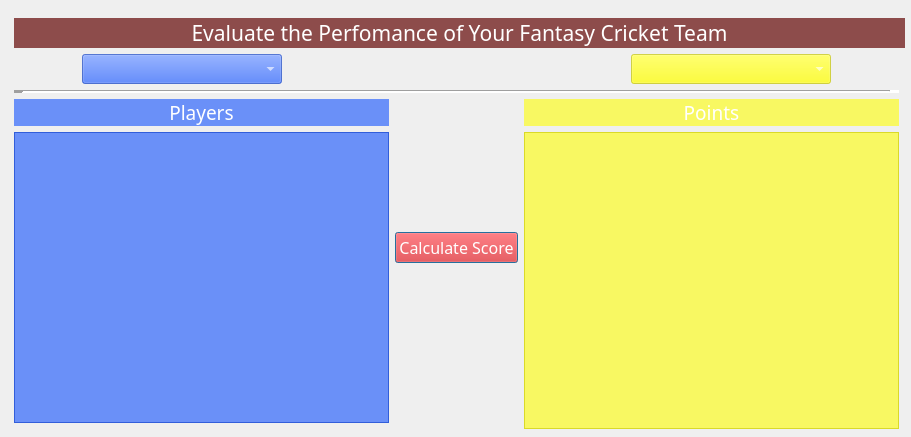
<?xml version="1.0" encoding="UTF-8"?>
<ui version="4.0">
 <class>Dialog</class>
 <widget class="QDialog" name="Dialog">
  <property name="windowModality">
   <enum>Qt::NonModal</enum>
  </property>
  <property name="geometry">
   <rect>
    <x>0</x>
    <y>0</y>
    <width>911</width>
    <height>437</height>
   </rect>
  </property>
  <property name="minimumSize">
   <size>
    <width>911</width>
    <height>437</height>
   </size>
  </property>
  <property name="maximumSize">
   <size>
    <width>911</width>
    <height>437</height>
   </size>
  </property>
  <property name="windowTitle">
   <string>Fantasy Cricket</string>
  </property>
  <property name="windowIcon">
   <iconset>
    <normaloff>IMAGES/logo.png</normaloff>IMAGES/logo.png</iconset>
  </property>
  <property name="modal">
   <bool>true</bool>
  </property>
  <widget class="QLabel" name="BackgroundLbl">
   <property name="geometry">
    <rect>
     <x>0</x>
     <y>0</y>
     <width>911</width>
     <height>441</height>
    </rect>
   </property>
   <property name="text">
    <string/>
   </property>
   <property name="pixmap">
    <pixmap>IMAGES/ground3.jpg</pixmap>
   </property>
   <property name="scaledContents">
    <bool>true</bool>
   </property>
  </widget>
  <widget class="QWidget" name="layoutWidget">
   <property name="geometry">
    <rect>
     <x>14</x>
     <y>18</y>
     <width>891</width>
     <height>411</height>
    </rect>
   </property>
   <layout class="QGridLayout" name="EvaluateGrid">
    <item row="1" column="0">
     <layout class="QHBoxLayout" name="ComboLayot">
      <item>
       <spacer name="horizontalSpacer1">
        <property name="orientation">
         <enum>Qt::Horizontal</enum>
        </property>
        <property name="sizeHint" stdset="0">
         <size>
          <width>18</width>
          <height>20</height>
         </size>
        </property>
       </spacer>
      </item>
      <item>
       <widget class="QComboBox" name="SelectCombo">
        <property name="sizePolicy">
         <sizepolicy hsizetype="Preferred" vsizetype="Preferred">
          <horstretch>0</horstretch>
          <verstretch>0</verstretch>
         </sizepolicy>
        </property>
        <property name="minimumSize">
         <size>
          <width>200</width>
          <height>30</height>
         </size>
        </property>
        <property name="font">
         <font>
          <family>Comic Sans MS</family>
          <pointsize>12</pointsize>
          <weight>75</weight>
          <bold>true</bold>
         </font>
        </property>
        <property name="focusPolicy">
         <enum>Qt::ClickFocus</enum>
        </property>
        <property name="styleSheet">
         <string notr="true">color: rgb(255, 255, 255);
background-color: rgb(14, 78, 255,150);</string>
        </property>
        <property name="sizeAdjustPolicy">
         <enum>QComboBox::AdjustToContents</enum>
        </property>
       </widget>
      </item>
      <item>
       <spacer name="horizontalSpacer2">
        <property name="orientation">
         <enum>Qt::Horizontal</enum>
        </property>
        <property name="sizeHint" stdset="0">
         <size>
          <width>18</width>
          <height>20</height>
         </size>
        </property>
       </spacer>
      </item>
      <item>
       <spacer name="horizontalSpacer3">
        <property name="orientation">
         <enum>Qt::Horizontal</enum>
        </property>
        <property name="sizeHint" stdset="0">
         <size>
          <width>18</width>
          <height>20</height>
         </size>
        </property>
       </spacer>
      </item>
      <item>
       <spacer name="horizontalSpacer4">
        <property name="orientation">
         <enum>Qt::Horizontal</enum>
        </property>
        <property name="sizeHint" stdset="0">
         <size>
          <width>18</width>
          <height>20</height>
         </size>
        </property>
       </spacer>
      </item>
      <item>
       <spacer name="horizontalSpacer5">
        <property name="orientation">
         <enum>Qt::Horizontal</enum>
        </property>
        <property name="sizeHint" stdset="0">
         <size>
          <width>18</width>
          <height>20</height>
         </size>
        </property>
       </spacer>
      </item>
      <item>
       <spacer name="horizontalSpacer6">
        <property name="orientation">
         <enum>Qt::Horizontal</enum>
        </property>
        <property name="sizeHint" stdset="0">
         <size>
          <width>18</width>
          <height>20</height>
         </size>
        </property>
       </spacer>
      </item>
      <item>
       <widget class="QComboBox" name="MatchCombo">
        <property name="sizePolicy">
         <sizepolicy hsizetype="Preferred" vsizetype="Preferred">
          <horstretch>0</horstretch>
          <verstretch>0</verstretch>
         </sizepolicy>
        </property>
        <property name="minimumSize">
         <size>
          <width>200</width>
          <height>30</height>
         </size>
        </property>
        <property name="font">
         <font>
          <family>Comic Sans MS</family>
          <pointsize>12</pointsize>
          <weight>75</weight>
          <bold>true</bold>
         </font>
        </property>
        <property name="focusPolicy">
         <enum>Qt::ClickFocus</enum>
        </property>
        <property name="styleSheet">
         <string notr="true">color: rgb(255, 255, 255);
background-color: rgba(255, 255, 0, 150);</string>
        </property>
        <property name="sizeAdjustPolicy">
         <enum>QComboBox::AdjustToContents</enum>
        </property>
       </widget>
      </item>
      <item>
       <spacer name="horizontalSpacer7">
        <property name="orientation">
         <enum>Qt::Horizontal</enum>
        </property>
        <property name="sizeHint" stdset="0">
         <size>
          <width>18</width>
          <height>20</height>
         </size>
        </property>
       </spacer>
      </item>
     </layout>
    </item>
    <item row="3" column="0">
     <layout class="QGridLayout" name="ListsGrid">
      <item row="1" column="1">
       <layout class="QGridLayout" name="TrophyGrid">
        <item row="5" column="0">
         <spacer name="verticalSpacer3">
          <property name="orientation">
           <enum>Qt::Vertical</enum>
          </property>
          <property name="sizeHint" stdset="0">
           <size>
            <width>20</width>
            <height>40</height>
           </size>
          </property>
         </spacer>
        </item>
        <item row="1" column="0">
         <widget class="QLabel" name="TrophyImgLbl">
          <property name="text">
           <string/>
          </property>
          <property name="pixmap">
           <pixmap>IMAGES/evaluate1.png</pixmap>
          </property>
          <property name="scaledContents">
           <bool>false</bool>
          </property>
          <property name="alignment">
           <set>Qt::AlignCenter</set>
          </property>
         </widget>
        </item>
        <item row="0" column="0">
         <spacer name="verticalSpacer1">
          <property name="orientation">
           <enum>Qt::Vertical</enum>
          </property>
          <property name="sizeHint" stdset="0">
           <size>
            <width>20</width>
            <height>40</height>
           </size>
          </property>
         </spacer>
        </item>
        <item row="3" column="0">
         <spacer name="verticalSpacer2">
          <property name="orientation">
           <enum>Qt::Vertical</enum>
          </property>
          <property name="sizeHint" stdset="0">
           <size>
            <width>20</width>
            <height>40</height>
           </size>
          </property>
         </spacer>
        </item>
        <item row="2" column="0">
         <widget class="QPushButton" name="CalcScoreBtn">
          <property name="palette">
           <palette>
            <active>
             <colorrole role="WindowText">
              <brush brushstyle="SolidPattern">
               <color alpha="255">
                <red>255</red>
                <green>255</green>
                <blue>255</blue>
               </color>
              </brush>
             </colorrole>
             <colorrole role="Button">
              <brush brushstyle="SolidPattern">
               <color alpha="255">
                <red>255</red>
                <green>1</green>
                <blue>1</blue>
               </color>
              </brush>
             </colorrole>
             <colorrole role="Light">
              <brush brushstyle="SolidPattern">
               <color alpha="255">
                <red>42</red>
                <green>162</green>
                <blue>15</blue>
               </color>
              </brush>
             </colorrole>
             <colorrole role="Midlight">
              <brush brushstyle="SolidPattern">
               <color alpha="255">
                <red>35</red>
                <green>135</green>
                <blue>12</blue>
               </color>
              </brush>
             </colorrole>
             <colorrole role="Dark">
              <brush brushstyle="SolidPattern">
               <color alpha="255">
                <red>14</red>
                <green>54</green>
                <blue>5</blue>
               </color>
              </brush>
             </colorrole>
             <colorrole role="Mid">
              <brush brushstyle="SolidPattern">
               <color alpha="255">
                <red>18</red>
                <green>72</green>
                <blue>6</blue>
               </color>
              </brush>
             </colorrole>
             <colorrole role="Text">
              <brush brushstyle="SolidPattern">
               <color alpha="255">
                <red>255</red>
                <green>255</green>
                <blue>255</blue>
               </color>
              </brush>
             </colorrole>
             <colorrole role="BrightText">
              <brush brushstyle="SolidPattern">
               <color alpha="255">
                <red>255</red>
                <green>255</green>
                <blue>255</blue>
               </color>
              </brush>
             </colorrole>
             <colorrole role="ButtonText">
              <brush brushstyle="SolidPattern">
               <color alpha="255">
                <red>255</red>
                <green>255</green>
                <blue>255</blue>
               </color>
              </brush>
             </colorrole>
             <colorrole role="Base">
              <brush brushstyle="SolidPattern">
               <color alpha="255">
                <red>255</red>
                <green>1</green>
                <blue>1</blue>
               </color>
              </brush>
             </colorrole>
             <colorrole role="Window">
              <brush brushstyle="SolidPattern">
               <color alpha="255">
                <red>255</red>
                <green>1</green>
                <blue>1</blue>
               </color>
              </brush>
             </colorrole>
             <colorrole role="Shadow">
              <brush brushstyle="SolidPattern">
               <color alpha="255">
                <red>0</red>
                <green>0</green>
                <blue>0</blue>
               </color>
              </brush>
             </colorrole>
             <colorrole role="AlternateBase">
              <brush brushstyle="SolidPattern">
               <color alpha="255">
                <red>14</red>
                <green>54</green>
                <blue>5</blue>
               </color>
              </brush>
             </colorrole>
             <colorrole role="ToolTipBase">
              <brush brushstyle="SolidPattern">
               <color alpha="255">
                <red>255</red>
                <green>255</green>
                <blue>220</blue>
               </color>
              </brush>
             </colorrole>
             <colorrole role="ToolTipText">
              <brush brushstyle="SolidPattern">
               <color alpha="255">
                <red>0</red>
                <green>0</green>
                <blue>0</blue>
               </color>
              </brush>
             </colorrole>
             <colorrole role="PlaceholderText">
              <brush brushstyle="SolidPattern">
               <color alpha="128">
                <red>255</red>
                <green>255</green>
                <blue>255</blue>
               </color>
              </brush>
             </colorrole>
            </active>
            <inactive>
             <colorrole role="WindowText">
              <brush brushstyle="SolidPattern">
               <color alpha="255">
                <red>255</red>
                <green>255</green>
                <blue>255</blue>
               </color>
              </brush>
             </colorrole>
             <colorrole role="Button">
              <brush brushstyle="SolidPattern">
               <color alpha="255">
                <red>255</red>
                <green>1</green>
                <blue>1</blue>
               </color>
              </brush>
             </colorrole>
             <colorrole role="Light">
              <brush brushstyle="SolidPattern">
               <color alpha="255">
                <red>42</red>
                <green>162</green>
                <blue>15</blue>
               </color>
              </brush>
             </colorrole>
             <colorrole role="Midlight">
              <brush brushstyle="SolidPattern">
               <color alpha="255">
                <red>35</red>
                <green>135</green>
                <blue>12</blue>
               </color>
              </brush>
             </colorrole>
             <colorrole role="Dark">
              <brush brushstyle="SolidPattern">
               <color alpha="255">
                <red>14</red>
                <green>54</green>
                <blue>5</blue>
               </color>
              </brush>
             </colorrole>
             <colorrole role="Mid">
              <brush brushstyle="SolidPattern">
               <color alpha="255">
                <red>18</red>
                <green>72</green>
                <blue>6</blue>
               </color>
              </brush>
             </colorrole>
             <colorrole role="Text">
              <brush brushstyle="SolidPattern">
               <color alpha="255">
                <red>255</red>
                <green>255</green>
                <blue>255</blue>
               </color>
              </brush>
             </colorrole>
             <colorrole role="BrightText">
              <brush brushstyle="SolidPattern">
               <color alpha="255">
                <red>255</red>
                <green>255</green>
                <blue>255</blue>
               </color>
              </brush>
             </colorrole>
             <colorrole role="ButtonText">
              <brush brushstyle="SolidPattern">
               <color alpha="255">
                <red>255</red>
                <green>255</green>
                <blue>255</blue>
               </color>
              </brush>
             </colorrole>
             <colorrole role="Base">
              <brush brushstyle="SolidPattern">
               <color alpha="255">
                <red>255</red>
                <green>1</green>
                <blue>1</blue>
               </color>
              </brush>
             </colorrole>
             <colorrole role="Window">
              <brush brushstyle="SolidPattern">
               <color alpha="255">
                <red>255</red>
                <green>1</green>
                <blue>1</blue>
               </color>
              </brush>
             </colorrole>
             <colorrole role="Shadow">
              <brush brushstyle="SolidPattern">
               <color alpha="255">
                <red>0</red>
                <green>0</green>
                <blue>0</blue>
               </color>
              </brush>
             </colorrole>
             <colorrole role="AlternateBase">
              <brush brushstyle="SolidPattern">
               <color alpha="255">
                <red>14</red>
                <green>54</green>
                <blue>5</blue>
               </color>
              </brush>
             </colorrole>
             <colorrole role="ToolTipBase">
              <brush brushstyle="SolidPattern">
               <color alpha="255">
                <red>255</red>
                <green>255</green>
                <blue>220</blue>
               </color>
              </brush>
             </colorrole>
             <colorrole role="ToolTipText">
              <brush brushstyle="SolidPattern">
               <color alpha="255">
                <red>0</red>
                <green>0</green>
                <blue>0</blue>
               </color>
              </brush>
             </colorrole>
             <colorrole role="PlaceholderText">
              <brush brushstyle="SolidPattern">
               <color alpha="128">
                <red>255</red>
                <green>255</green>
                <blue>255</blue>
               </color>
              </brush>
             </colorrole>
            </inactive>
            <disabled>
             <colorrole role="WindowText">
              <brush brushstyle="SolidPattern">
               <color alpha="255">
                <red>14</red>
                <green>54</green>
                <blue>5</blue>
               </color>
              </brush>
             </colorrole>
             <colorrole role="Button">
              <brush brushstyle="SolidPattern">
               <color alpha="255">
                <red>255</red>
                <green>1</green>
                <blue>1</blue>
               </color>
              </brush>
             </colorrole>
             <colorrole role="Light">
              <brush brushstyle="SolidPattern">
               <color alpha="255">
                <red>42</red>
                <green>162</green>
                <blue>15</blue>
               </color>
              </brush>
             </colorrole>
             <colorrole role="Midlight">
              <brush brushstyle="SolidPattern">
               <color alpha="255">
                <red>35</red>
                <green>135</green>
                <blue>12</blue>
               </color>
              </brush>
             </colorrole>
             <colorrole role="Dark">
              <brush brushstyle="SolidPattern">
               <color alpha="255">
                <red>14</red>
                <green>54</green>
                <blue>5</blue>
               </color>
              </brush>
             </colorrole>
             <colorrole role="Mid">
              <brush brushstyle="SolidPattern">
               <color alpha="255">
                <red>18</red>
                <green>72</green>
                <blue>6</blue>
               </color>
              </brush>
             </colorrole>
             <colorrole role="Text">
              <brush brushstyle="SolidPattern">
               <color alpha="255">
                <red>14</red>
                <green>54</green>
                <blue>5</blue>
               </color>
              </brush>
             </colorrole>
             <colorrole role="BrightText">
              <brush brushstyle="SolidPattern">
               <color alpha="255">
                <red>255</red>
                <green>255</green>
                <blue>255</blue>
               </color>
              </brush>
             </colorrole>
             <colorrole role="ButtonText">
              <brush brushstyle="SolidPattern">
               <color alpha="255">
                <red>14</red>
                <green>54</green>
                <blue>5</blue>
               </color>
              </brush>
             </colorrole>
             <colorrole role="Base">
              <brush brushstyle="SolidPattern">
               <color alpha="255">
                <red>255</red>
                <green>1</green>
                <blue>1</blue>
               </color>
              </brush>
             </colorrole>
             <colorrole role="Window">
              <brush brushstyle="SolidPattern">
               <color alpha="255">
                <red>255</red>
                <green>1</green>
                <blue>1</blue>
               </color>
              </brush>
             </colorrole>
             <colorrole role="Shadow">
              <brush brushstyle="SolidPattern">
               <color alpha="255">
                <red>0</red>
                <green>0</green>
                <blue>0</blue>
               </color>
              </brush>
             </colorrole>
             <colorrole role="AlternateBase">
              <brush brushstyle="SolidPattern">
               <color alpha="255">
                <red>28</red>
                <green>108</green>
                <blue>10</blue>
               </color>
              </brush>
             </colorrole>
             <colorrole role="ToolTipBase">
              <brush brushstyle="SolidPattern">
               <color alpha="255">
                <red>255</red>
                <green>255</green>
                <blue>220</blue>
               </color>
              </brush>
             </colorrole>
             <colorrole role="ToolTipText">
              <brush brushstyle="SolidPattern">
               <color alpha="255">
                <red>0</red>
                <green>0</green>
                <blue>0</blue>
               </color>
              </brush>
             </colorrole>
             <colorrole role="PlaceholderText">
              <brush brushstyle="SolidPattern">
               <color alpha="128">
                <red>255</red>
                <green>255</green>
                <blue>255</blue>
               </color>
              </brush>
             </colorrole>
            </disabled>
           </palette>
          </property>
          <property name="font">
           <font>
            <family>Ravie</family>
            <pointsize>12</pointsize>
           </font>
          </property>
          <property name="styleSheet">
           <string notr="true">background-color: rgb(255, 1, 1);</string>
          </property>
          <property name="text">
           <string>Calculate Score</string>
          </property>
         </widget>
        </item>
       </layout>
      </item>
      <item row="0" column="0">
       <widget class="QLabel" name="PlayersLbl">
        <property name="font">
         <font>
          <family>Copperplate Gothic Bold</family>
          <pointsize>14</pointsize>
          <weight>50</weight>
          <italic>false</italic>
          <bold>false</bold>
         </font>
        </property>
        <property name="styleSheet">
         <string notr="true">color: rgb(255, 255, 255);
background-color: rgb(14, 78, 255,150);</string>
        </property>
        <property name="text">
         <string>Players</string>
        </property>
        <property name="alignment">
         <set>Qt::AlignCenter</set>
        </property>
        <property name="wordWrap">
         <bool>true</bool>
        </property>
       </widget>
      </item>
      <item row="0" column="2">
       <widget class="QLabel" name="ScoreLbl">
        <property name="font">
         <font>
          <family>Copperplate Gothic Bold</family>
          <pointsize>14</pointsize>
          <weight>50</weight>
          <italic>false</italic>
          <bold>false</bold>
         </font>
        </property>
        <property name="styleSheet">
         <string notr="true">color: rgb(255, 255,255);
background-color: rgba(255, 255, 0, 150);</string>
        </property>
        <property name="text">
         <string>Points</string>
        </property>
        <property name="alignment">
         <set>Qt::AlignCenter</set>
        </property>
        <property name="wordWrap">
         <bool>true</bool>
        </property>
       </widget>
      </item>
      <item row="1" column="2" rowspan="2">
       <widget class="QListWidget" name="ScoreList">
        <property name="enabled">
         <bool>false</bool>
        </property>
        <property name="font">
         <font>
          <family>Comic Sans MS</family>
          <pointsize>12</pointsize>
          <weight>75</weight>
          <bold>true</bold>
         </font>
        </property>
        <property name="focusPolicy">
         <enum>Qt::ClickFocus</enum>
        </property>
        <property name="styleSheet">
         <string notr="true">color: rgb(255, 255, 255);
background-color: rgba(255, 255, 0, 150);</string>
        </property>
        <property name="sizeAdjustPolicy">
         <enum>QAbstractScrollArea::AdjustToContents</enum>
        </property>
        <property name="autoScroll">
         <bool>false</bool>
        </property>
        <property name="editTriggers">
         <set>QAbstractItemView::NoEditTriggers</set>
        </property>
        <property name="showDropIndicator" stdset="0">
         <bool>false</bool>
        </property>
        <property name="resizeMode">
         <enum>QListView::Adjust</enum>
        </property>
       </widget>
      </item>
      <item row="1" column="0">
       <widget class="QListWidget" name="PlayersList">
        <property name="enabled">
         <bool>false</bool>
        </property>
        <property name="palette">
         <palette>
          <active>
           <colorrole role="WindowText">
            <brush brushstyle="SolidPattern">
             <color alpha="255">
              <red>255</red>
              <green>255</green>
              <blue>255</blue>
             </color>
            </brush>
           </colorrole>
           <colorrole role="Button">
            <brush brushstyle="SolidPattern">
             <color alpha="150">
              <red>14</red>
              <green>78</green>
              <blue>255</blue>
             </color>
            </brush>
           </colorrole>
           <colorrole role="Text">
            <brush brushstyle="SolidPattern">
             <color alpha="255">
              <red>255</red>
              <green>255</green>
              <blue>255</blue>
             </color>
            </brush>
           </colorrole>
           <colorrole role="ButtonText">
            <brush brushstyle="SolidPattern">
             <color alpha="255">
              <red>255</red>
              <green>255</green>
              <blue>255</blue>
             </color>
            </brush>
           </colorrole>
           <colorrole role="Base">
            <brush brushstyle="NoBrush">
             <color alpha="255">
              <red>0</red>
              <green>0</green>
              <blue>0</blue>
             </color>
            </brush>
           </colorrole>
           <colorrole role="Window">
            <brush brushstyle="SolidPattern">
             <color alpha="150">
              <red>14</red>
              <green>78</green>
              <blue>255</blue>
             </color>
            </brush>
           </colorrole>
           <colorrole role="PlaceholderText">
            <brush brushstyle="NoBrush">
             <color alpha="128">
              <red>255</red>
              <green>255</green>
              <blue>255</blue>
             </color>
            </brush>
           </colorrole>
          </active>
          <inactive>
           <colorrole role="WindowText">
            <brush brushstyle="SolidPattern">
             <color alpha="255">
              <red>255</red>
              <green>255</green>
              <blue>255</blue>
             </color>
            </brush>
           </colorrole>
           <colorrole role="Button">
            <brush brushstyle="SolidPattern">
             <color alpha="150">
              <red>14</red>
              <green>78</green>
              <blue>255</blue>
             </color>
            </brush>
           </colorrole>
           <colorrole role="Text">
            <brush brushstyle="SolidPattern">
             <color alpha="255">
              <red>255</red>
              <green>255</green>
              <blue>255</blue>
             </color>
            </brush>
           </colorrole>
           <colorrole role="ButtonText">
            <brush brushstyle="SolidPattern">
             <color alpha="255">
              <red>255</red>
              <green>255</green>
              <blue>255</blue>
             </color>
            </brush>
           </colorrole>
           <colorrole role="Base">
            <brush brushstyle="NoBrush">
             <color alpha="255">
              <red>0</red>
              <green>0</green>
              <blue>0</blue>
             </color>
            </brush>
           </colorrole>
           <colorrole role="Window">
            <brush brushstyle="SolidPattern">
             <color alpha="150">
              <red>14</red>
              <green>78</green>
              <blue>255</blue>
             </color>
            </brush>
           </colorrole>
           <colorrole role="PlaceholderText">
            <brush brushstyle="NoBrush">
             <color alpha="128">
              <red>255</red>
              <green>255</green>
              <blue>255</blue>
             </color>
            </brush>
           </colorrole>
          </inactive>
          <disabled>
           <colorrole role="WindowText">
            <brush brushstyle="SolidPattern">
             <color alpha="255">
              <red>255</red>
              <green>255</green>
              <blue>255</blue>
             </color>
            </brush>
           </colorrole>
           <colorrole role="Button">
            <brush brushstyle="SolidPattern">
             <color alpha="150">
              <red>14</red>
              <green>78</green>
              <blue>255</blue>
             </color>
            </brush>
           </colorrole>
           <colorrole role="Text">
            <brush brushstyle="SolidPattern">
             <color alpha="255">
              <red>255</red>
              <green>255</green>
              <blue>255</blue>
             </color>
            </brush>
           </colorrole>
           <colorrole role="ButtonText">
            <brush brushstyle="SolidPattern">
             <color alpha="255">
              <red>255</red>
              <green>255</green>
              <blue>255</blue>
             </color>
            </brush>
           </colorrole>
           <colorrole role="Base">
            <brush brushstyle="NoBrush">
             <color alpha="255">
              <red>0</red>
              <green>0</green>
              <blue>0</blue>
             </color>
            </brush>
           </colorrole>
           <colorrole role="Window">
            <brush brushstyle="SolidPattern">
             <color alpha="150">
              <red>14</red>
              <green>78</green>
              <blue>255</blue>
             </color>
            </brush>
           </colorrole>
           <colorrole role="PlaceholderText">
            <brush brushstyle="NoBrush">
             <color alpha="128">
              <red>255</red>
              <green>255</green>
              <blue>255</blue>
             </color>
            </brush>
           </colorrole>
          </disabled>
         </palette>
        </property>
        <property name="font">
         <font>
          <family>Comic Sans MS</family>
          <pointsize>12</pointsize>
          <weight>75</weight>
          <bold>true</bold>
         </font>
        </property>
        <property name="focusPolicy">
         <enum>Qt::ClickFocus</enum>
        </property>
        <property name="autoFillBackground">
         <bool>false</bool>
        </property>
        <property name="styleSheet">
         <string notr="true">color: rgb(255, 255, 255);
background-color: rgb(14, 78, 255,150);</string>
        </property>
        <property name="sizeAdjustPolicy">
         <enum>QAbstractScrollArea::AdjustToContents</enum>
        </property>
        <property name="autoScroll">
         <bool>false</bool>
        </property>
        <property name="editTriggers">
         <set>QAbstractItemView::NoEditTriggers</set>
        </property>
        <property name="showDropIndicator" stdset="0">
         <bool>false</bool>
        </property>
        <property name="resizeMode">
         <enum>QListView::Adjust</enum>
        </property>
       </widget>
      </item>
     </layout>
    </item>
    <item row="2" column="0">
     <widget class="Line" name="SplitterLine">
      <property name="styleSheet">
       <string notr="true">border-color: rgb(255, 255, 255);</string>
      </property>
      <property name="lineWidth">
       <number>10</number>
      </property>
      <property name="orientation">
       <enum>Qt::Horizontal</enum>
      </property>
     </widget>
    </item>
    <item row="0" column="0" colspan="2">
     <widget class="QLabel" name="HeaderLbl">
      <property name="sizePolicy">
       <sizepolicy hsizetype="Preferred" vsizetype="Preferred">
        <horstretch>0</horstretch>
        <verstretch>0</verstretch>
       </sizepolicy>
      </property>
      <property name="minimumSize">
       <size>
        <width>0</width>
        <height>0</height>
       </size>
      </property>
      <property name="maximumSize">
       <size>
        <width>16777215</width>
        <height>16777215</height>
       </size>
      </property>
      <property name="palette">
       <palette>
        <active>
         <colorrole role="WindowText">
          <brush brushstyle="SolidPattern">
           <color alpha="255">
            <red>255</red>
            <green>255</green>
            <blue>255</blue>
           </color>
          </brush>
         </colorrole>
         <colorrole role="Button">
          <brush brushstyle="SolidPattern">
           <color alpha="175">
            <red>96</red>
            <green>1</green>
            <blue>0</blue>
           </color>
          </brush>
         </colorrole>
         <colorrole role="Text">
          <brush brushstyle="SolidPattern">
           <color alpha="255">
            <red>255</red>
            <green>255</green>
            <blue>255</blue>
           </color>
          </brush>
         </colorrole>
         <colorrole role="Base">
          <brush brushstyle="SolidPattern">
           <color alpha="175">
            <red>96</red>
            <green>1</green>
            <blue>0</blue>
           </color>
          </brush>
         </colorrole>
         <colorrole role="Window">
          <brush brushstyle="SolidPattern">
           <color alpha="175">
            <red>96</red>
            <green>1</green>
            <blue>0</blue>
           </color>
          </brush>
         </colorrole>
         <colorrole role="PlaceholderText">
          <brush brushstyle="SolidPattern">
           <color alpha="128">
            <red>255</red>
            <green>255</green>
            <blue>255</blue>
           </color>
          </brush>
         </colorrole>
        </active>
        <inactive>
         <colorrole role="WindowText">
          <brush brushstyle="SolidPattern">
           <color alpha="255">
            <red>255</red>
            <green>255</green>
            <blue>255</blue>
           </color>
          </brush>
         </colorrole>
         <colorrole role="Button">
          <brush brushstyle="SolidPattern">
           <color alpha="175">
            <red>96</red>
            <green>1</green>
            <blue>0</blue>
           </color>
          </brush>
         </colorrole>
         <colorrole role="Text">
          <brush brushstyle="SolidPattern">
           <color alpha="255">
            <red>255</red>
            <green>255</green>
            <blue>255</blue>
           </color>
          </brush>
         </colorrole>
         <colorrole role="Base">
          <brush brushstyle="SolidPattern">
           <color alpha="175">
            <red>96</red>
            <green>1</green>
            <blue>0</blue>
           </color>
          </brush>
         </colorrole>
         <colorrole role="Window">
          <brush brushstyle="SolidPattern">
           <color alpha="175">
            <red>96</red>
            <green>1</green>
            <blue>0</blue>
           </color>
          </brush>
         </colorrole>
         <colorrole role="PlaceholderText">
          <brush brushstyle="SolidPattern">
           <color alpha="128">
            <red>255</red>
            <green>255</green>
            <blue>255</blue>
           </color>
          </brush>
         </colorrole>
        </inactive>
        <disabled>
         <colorrole role="WindowText">
          <brush brushstyle="SolidPattern">
           <color alpha="255">
            <red>120</red>
            <green>120</green>
            <blue>120</blue>
           </color>
          </brush>
         </colorrole>
         <colorrole role="Button">
          <brush brushstyle="SolidPattern">
           <color alpha="175">
            <red>96</red>
            <green>1</green>
            <blue>0</blue>
           </color>
          </brush>
         </colorrole>
         <colorrole role="Text">
          <brush brushstyle="SolidPattern">
           <color alpha="255">
            <red>120</red>
            <green>120</green>
            <blue>120</blue>
           </color>
          </brush>
         </colorrole>
         <colorrole role="Base">
          <brush brushstyle="SolidPattern">
           <color alpha="175">
            <red>96</red>
            <green>1</green>
            <blue>0</blue>
           </color>
          </brush>
         </colorrole>
         <colorrole role="Window">
          <brush brushstyle="SolidPattern">
           <color alpha="175">
            <red>96</red>
            <green>1</green>
            <blue>0</blue>
           </color>
          </brush>
         </colorrole>
         <colorrole role="PlaceholderText">
          <brush brushstyle="SolidPattern">
           <color alpha="128">
            <red>0</red>
            <green>0</green>
            <blue>0</blue>
           </color>
          </brush>
         </colorrole>
        </disabled>
       </palette>
      </property>
      <property name="font">
       <font>
        <family>Ravie</family>
        <pointsize>16</pointsize>
        <weight>50</weight>
        <bold>false</bold>
       </font>
      </property>
      <property name="styleSheet">
       <string notr="true">background-color: rgb(96, 1, 0, 175);</string>
      </property>
      <property name="text">
       <string>Evaluate the Perfomance of Your Fantasy Cricket Team</string>
      </property>
      <property name="alignment">
       <set>Qt::AlignCenter</set>
      </property>
     </widget>
    </item>
   </layout>
  </widget>
 </widget>
 <resources/>
 <connections/>
</ui>
